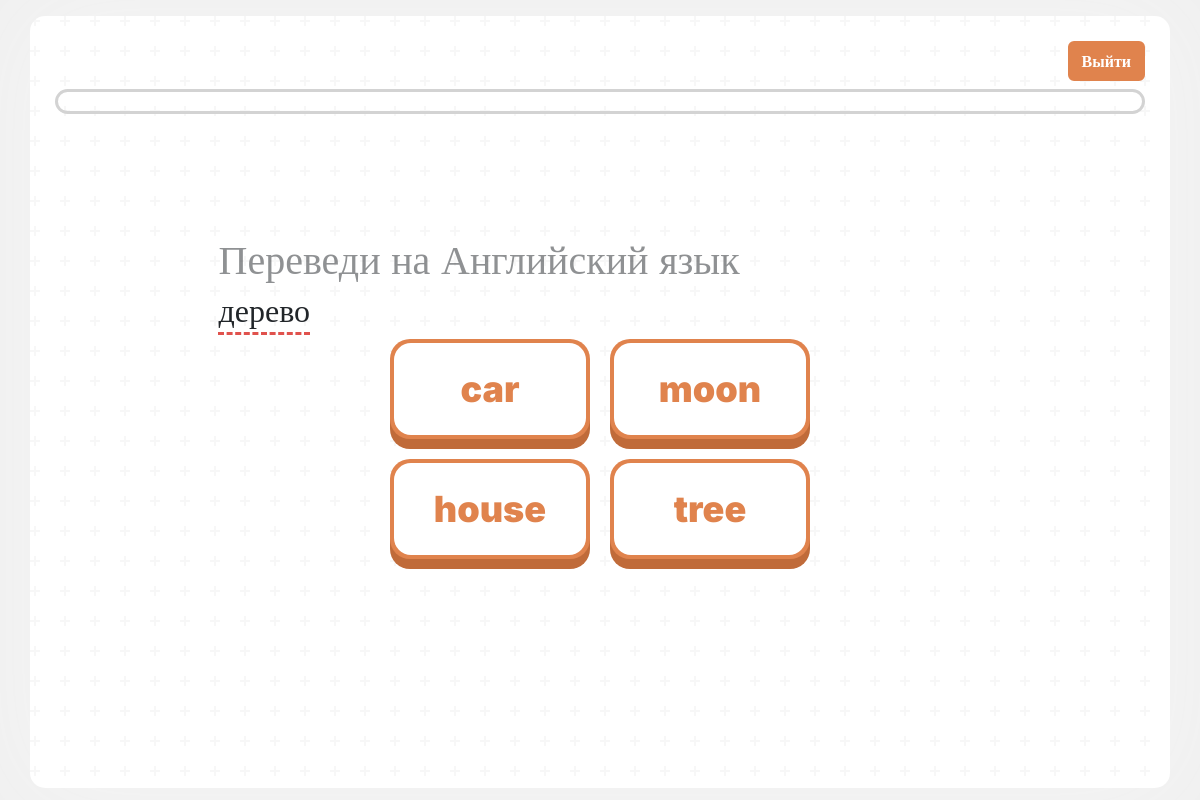
The app's page /jp/lesson/index.php?id=1 with its own data.
### tables this page shows
CREATE TABLE `lesson` (
  `lesson_id` int NOT NULL,
  `lesson_name` varchar(100) NOT NULL,
  `lesson_language` int DEFAULT NULL
);

CREATE TABLE `langs` (
  `lang_id` int NOT NULL,
  `lang_name` text NOT NULL
);

CREATE TABLE `words` (
  `word_id` int NOT NULL,
  `word_name` varchar(100) NOT NULL,
  `word_transcription` varchar(100) DEFAULT NULL,
  `word_translate` varchar(100) NOT NULL,
  `lang_id` int NOT NULL DEFAULT '1'
);

CREATE TABLE `lessons_words` (
  `id` int NOT NULL,
  `lesson_id` int NOT NULL,
  `word_id` int NOT NULL
);

### lesson_tests/test-2.php (the view, shortened to what this page needs)
<?php
$lang = mysqli_fetch_array(mysqli_query($conn, "select lesson_language from lesson where lesson_id = $lesson_id"))[0];
$lang_name = mysqli_fetch_array(mysqli_query($conn, "select * from langs where lang_id = $lang"))[1];
$sql = "select * from lesson join lessons_words on lesson.lesson_id = lessons_words.lesson_id join words on words.word_id = lessons_words.word_id where lesson.lesson_id = $lesson_id";
$w = [];
$words = mysqli_fetch_all(mysqli_query($conn, $sql), MYSQLI_ASSOC);
shuffle($words);
foreach ($words as $word) {
    array_push($w, $word["word_id"]);
}
$rand_word = $w[array_rand($w)];
$sql = "select * from words where word_id = $rand_word";
$word = mysqli_fetch_array(mysqli_query($conn, $sql));
$words = array_slice($words, 0, 4);
?>
<!DOCTYPE html>
<html lang="en">
<head>
    <link rel="stylesheet" href="../../css/bootstrap.min.css">
    <link rel="stylesheet" href="../../css/style.css">
    <link rel="stylesheet" href="../../lesson_tests/temp.css">
</head>
<body>
    <main class="container">
        <a href="/?lang=<?= $lang ?>" class="btn btn-danger mb-2">Выйти</a>
        <div class="progressbar">
        </div>
        <div class="q my-auto">
            <div class="lesson-word">
                <h1>Переведи на <?= $lang_name ?> язык</h1>
                <div class="t">
                    <h2 class="wrd">
                        <?= $word[3] ?>
                    </h2>
                </div>
            </div>
            <div id="answers">
                <?php foreach ($words as $wo): ?>
                    <button value="<?= $wo["word_id"] ?>">
                        <div class="w">
                            <?= $wo["word_name"] ?>
                        </div>
                    </button>
                <?php endforeach; ?>
            </div>
        </div>
    </main>
</body>
</html>

### lesson_tests/temp.css (style rules this page uses)
* { transition: 0.15s ease-out; }
:root { --main-color: #e0834d; --main-color-shadow: #c06b3a; --main-color-light: rgb(235, 155, 109); --green-color: #4de06d; --green-color-shadow: #2db64b; --red-color: #e0524d; --red-color-shadow: #b6362d; --bg-color: #0f0f0f; --bg-secondary: #1a1a1a; --gray-color: #a38a7a; --gray-color-light: #d3c2b6; }
body { padding: 1em; }
.q { min-height: 322px; display: flex; flex-direction: column; align-items: center; justify-content: center; gap: 70%; }
#answers { align-self: center; display: grid; grid-template-columns: 1fr 1fr; gap: 20px; justify-items: center; }
button { max-width: 200px; max-height: 100px; height: 100px; width: 200px; padding: 4px; border-radius: 20px; background-color: var(--main-color); display: flex; justify-content: center; align-items: center; box-shadow: 0px 10px 0px var(--main-color-shadow); font-size: 36px; font-weight: 900; color: var(--main-color); border: none; }
button .w { display: flex; justify-content: center; align-items: center; border-radius: 17px; width: 100%; height: 100%; background-color: white; }
.t { width: 100%; display: flex; flex-direction: column; align-items: start; justify-content: center; text-underline-offset: 10px; text-decoration: underline dashed var(--red-color); }
:root { --main-color: #e0834d; --main-color-shadow: #c06b3a; --main-color-light: rgb(235, 155, 109); --green-color: #4de06d; --green-color-shadow: #2db64b; --red-color: #e0524d; --red-color-shadow: #b6362d; }
body { display: flex; justify-content: center; align-items: center; font-family: inter; }
main { width: 1080px; height: 100vh; display: flex; flex-direction: column; }
.progressbar { width: 100%; height: 25px; border: 3px lightgray solid; border-radius: 15px; }

### css/style.css (style rules this page uses)
* { transition: 0.15s ease-out; }
:root { --main-color: #e0834d; --main-color-shadow: #c06b3a; --main-color-light: rgb(235, 155, 109); --green-color: #4de06d; --green-color-shadow: #2db64b; --red-color: #e0524d; --red-color-shadow: #b6362d; --bg-color: #0f0f0f; --bg-secondary: #1a1a1a; --gray-color: #a38a7a; --gray-color-light: #d3c2b6; }
body { font-family: inter; }
body { background: #f0f0f0; }
.container { min-height: 88vh; box-shadow: 0px 0px 100px #f5f5f5; margin-top: 10px; border-radius: 15px; padding-left: 25px; padding-right: 25px; background-color: white; }
.btn { background: #e0834d; color: white; box-sizing: border-box; border: 2px #e0834d solid; font-weight: 900; }
main { padding: 25px 0; }

### records on screen
lesson: lesson_language.lang_name "Английский"
words: word_translate "дерево"
lessons_words: word.word_name "car"
lessons_words: word.word_name "moon"
lessons_words: word.word_name "house"
lessons_words: word.word_name "tree"
